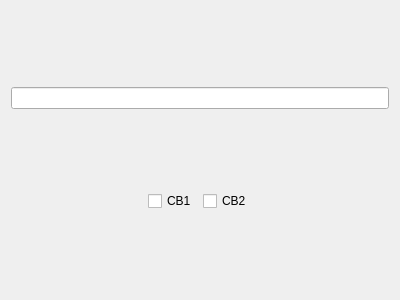
<?xml version="1.0" encoding="UTF-8"?>
<ui version="4.0">
 <class>Form</class>
 <widget class="QWidget" name="Form">
  <property name="geometry">
   <rect>
    <x>0</x>
    <y>0</y>
    <width>400</width>
    <height>300</height>
   </rect>
  </property>
  <property name="windowTitle">
   <string>Form</string>
  </property>
  <layout class="QVBoxLayout" name="verticalLayout">
   <item>
    <widget class="QLineEdit" name="t1"/>
   </item>
   <item>
    <layout class="QHBoxLayout" name="horizontalLayout">
     <item>
      <spacer name="horizontalSpacer">
       <property name="orientation">
        <enum>Qt::Horizontal</enum>
       </property>
       <property name="sizeHint" stdset="0">
        <size>
         <width>40</width>
         <height>20</height>
        </size>
       </property>
      </spacer>
     </item>
     <item>
      <widget class="QCheckBox" name="rb1">
       <property name="text">
        <string>CB1</string>
       </property>
      </widget>
     </item>
     <item>
      <widget class="QCheckBox" name="rb2">
       <property name="text">
        <string>CB2</string>
       </property>
      </widget>
     </item>
     <item>
      <spacer name="horizontalSpacer_2">
       <property name="orientation">
        <enum>Qt::Horizontal</enum>
       </property>
       <property name="sizeHint" stdset="0">
        <size>
         <width>40</width>
         <height>20</height>
        </size>
       </property>
      </spacer>
     </item>
    </layout>
   </item>
  </layout>
 </widget>
 <resources/>
 <connections/>
</ui>
